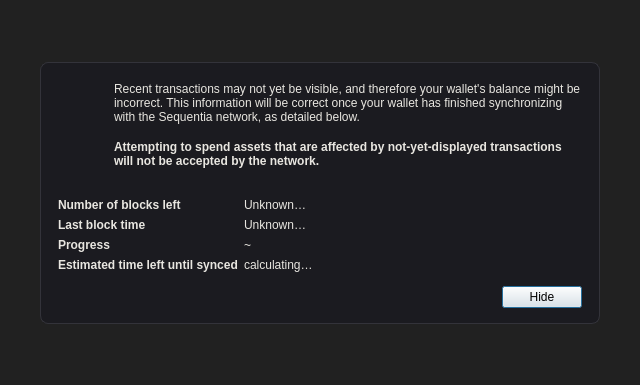
<?xml version="1.0" encoding="UTF-8"?>
<ui version="4.0">
 <class>ModalOverlay</class>
 <widget class="QWidget" name="ModalOverlay">
  <property name="geometry">
   <rect>
    <x>0</x>
    <y>0</y>
    <width>640</width>
    <height>385</height>
   </rect>
  </property>
  <property name="windowTitle">
   <string>Form</string>
  </property>
  <layout class="QVBoxLayout" name="verticalLayout" stretch="0">
   <property name="sizeConstraint">
    <enum>QLayout::SetDefaultConstraint</enum>
   </property>
   <property name="leftMargin">
    <number>0</number>
   </property>
   <property name="topMargin">
    <number>0</number>
   </property>
   <property name="rightMargin">
    <number>0</number>
   </property>
   <property name="bottomMargin">
    <number>0</number>
   </property>
   <item>
    <widget class="QWidget" name="bgWidget" native="true">
     <property name="styleSheet">
      <string notr="true">#bgWidget { background: rgba(0,0,0,220); }</string>
     </property>
     <layout class="QVBoxLayout" name="verticalLayoutMain" stretch="1,0,1">
      <property name="leftMargin">
       <number>26</number>
      </property>
      <property name="topMargin">
       <number>26</number>
      </property>
      <property name="rightMargin">
       <number>26</number>
      </property>
      <property name="bottomMargin">
       <number>26</number>
      </property>
      <item>
       <spacer name="verticalSpacerTop">
        <property name="orientation">
         <enum>Qt::Vertical</enum>
        </property>
        <property name="sizeHint" stdset="0">
         <size>
          <width>20</width>
          <height>10</height>
         </size>
        </property>
       </spacer>
      </item>
      <item alignment="Qt::AlignHCenter">
       <widget class="QWidget" name="contentWidget" native="true">
        <property name="minimumSize">
         <size>
          <width>560</width>
          <height>0</height>
         </size>
        </property>
        <property name="maximumSize">
         <size>
          <width>560</width>
          <height>16777215</height>
         </size>
        </property>
        <property name="styleSheet">
         <string notr="true">#contentWidget { background: #1b1b20; border: 1px solid #33333a; border-radius: 8px; }

QLabel { color: #e8e6e0; background: transparent; }</string>
        </property>
        <layout class="QVBoxLayout" name="verticalLayoutSub" stretch="0,0,0,0">
         <property name="spacing">
          <number>4</number>
         </property>
         <property name="leftMargin">
          <number>18</number>
         </property>
         <property name="topMargin">
          <number>16</number>
         </property>
         <property name="rightMargin">
          <number>18</number>
         </property>
         <property name="bottomMargin">
          <number>16</number>
         </property>
         <item>
          <layout class="QHBoxLayout" name="horizontalLayoutIconText" stretch="0,1">
           <property name="spacing">
            <number>16</number>
           </property>
           <property name="topMargin">
            <number>4</number>
           </property>
           <item>
            <layout class="QVBoxLayout" name="verticalLayoutIcon">
             <property name="leftMargin">
              <number>0</number>
             </property>
             <item>
              <widget class="QPushButton" name="warningIcon">
               <property name="enabled">
                <bool>false</bool>
               </property>
               <property name="text">
                <string/>
               </property>
               <property name="icon">
                <iconset>
                 <normaloff>:/icons/warning</normaloff>
                 <disabledoff>:/icons/warning</disabledoff>:/icons/warning</iconset>
               </property>
               <property name="iconSize">
                <size>
                 <width>48</width>
                 <height>48</height>
                </size>
               </property>
               <property name="flat">
                <bool>true</bool>
               </property>
              </widget>
             </item>
             <item>
              <spacer name="verticalSpacerWarningIcon">
               <property name="orientation">
                <enum>Qt::Vertical</enum>
               </property>
               <property name="sizeHint" stdset="0">
                <size>
                 <width>20</width>
                 <height>8</height>
                </size>
               </property>
              </spacer>
             </item>
            </layout>
           </item>
           <item>
            <layout class="QVBoxLayout" name="verticalLayoutInfoText">
             <property name="leftMargin">
              <number>0</number>
             </property>
             <property name="topMargin">
              <number>0</number>
             </property>
             <item>
              <widget class="QLabel" name="infoText">
               <property name="text">
                <string>Recent transactions may not yet be visible, and therefore your wallet's balance might be incorrect. This information will be correct once your wallet has finished synchronizing with the Sequentia network, as detailed below.</string>
               </property>
               <property name="textFormat">
                <enum>Qt::RichText</enum>
               </property>
               <property name="wordWrap">
                <bool>true</bool>
               </property>
              </widget>
             </item>
             <item>
              <widget class="QLabel" name="infoTextStrong">
               <property name="font">
                <font>
                 <weight>75</weight>
                 <bold>true</bold>
                </font>
               </property>
               <property name="text">
                <string>Attempting to spend assets that are affected by not-yet-displayed transactions will not be accepted by the network.</string>
               </property>
               <property name="textFormat">
                <enum>Qt::RichText</enum>
               </property>
               <property name="wordWrap">
                <bool>true</bool>
               </property>
              </widget>
             </item>
             <item>
              <spacer name="verticalSpacerInTextSpace">
               <property name="orientation">
                <enum>Qt::Vertical</enum>
               </property>
               <property name="sizeHint" stdset="0">
                <size>
                 <width>20</width>
                 <height>8</height>
                </size>
               </property>
              </spacer>
             </item>
            </layout>
           </item>
          </layout>
         </item>
         <item>
          <spacer name="verticalSpacerAfterText">
           <property name="orientation">
            <enum>Qt::Vertical</enum>
           </property>
           <property name="sizeHint" stdset="0">
            <size>
             <width>20</width>
             <height>8</height>
            </size>
           </property>
          </spacer>
         </item>
         <item>
          <layout class="QFormLayout" name="formLayout">
           <property name="fieldGrowthPolicy">
            <enum>QFormLayout::AllNonFixedFieldsGrow</enum>
           </property>
           <property name="horizontalSpacing">
            <number>6</number>
           </property>
           <property name="verticalSpacing">
            <number>6</number>
           </property>
           <property name="topMargin">
            <number>10</number>
           </property>
           <item row="0" column="0">
            <widget class="QLabel" name="labelNumberOfBlocksLeft">
             <property name="font">
              <font>
               <weight>75</weight>
               <bold>true</bold>
              </font>
             </property>
             <property name="text">
              <string>Number of blocks left</string>
             </property>
            </widget>
           </item>
           <item row="0" column="1">
            <widget class="QLabel" name="numberOfBlocksLeft">
             <property name="text">
              <string>Unknown…</string>
             </property>
            </widget>
           </item>
           <item row="1" column="0">
            <widget class="QLabel" name="labelLastBlockTime">
             <property name="font">
              <font>
               <weight>75</weight>
               <bold>true</bold>
              </font>
             </property>
             <property name="text">
              <string>Last block time</string>
             </property>
            </widget>
           </item>
           <item row="1" column="1">
            <widget class="QLabel" name="newestBlockDate">
             <property name="sizePolicy">
              <sizepolicy hsizetype="Maximum" vsizetype="Preferred">
               <horstretch>0</horstretch>
               <verstretch>0</verstretch>
              </sizepolicy>
             </property>
             <property name="text">
              <string>Unknown…</string>
             </property>
            </widget>
           </item>
           <item row="2" column="0">
            <widget class="QLabel" name="labelSyncDone">
             <property name="font">
              <font>
               <weight>75</weight>
               <bold>true</bold>
              </font>
             </property>
             <property name="text">
              <string>Progress</string>
             </property>
            </widget>
           </item>
           <item row="2" column="1">
            <layout class="QHBoxLayout" name="horizontalLayoutSync" stretch="0,1">
             <item>
              <widget class="QLabel" name="percentageProgress">
               <property name="text">
                <string notr="true">~</string>
               </property>
              </widget>
             </item>
            </layout>
           </item>
           <item row="3" column="0">
            <widget class="QLabel" name="labelEstimatedTimeLeft">
             <property name="font">
              <font>
               <weight>75</weight>
               <bold>true</bold>
              </font>
             </property>
             <property name="text">
              <string>Estimated time left until synced</string>
             </property>
            </widget>
           </item>
           <item row="3" column="1">
            <widget class="QLabel" name="expectedTimeLeft">
             <property name="text">
              <string>calculating…</string>
             </property>
            </widget>
           </item>
          </layout>
         </item>
         <item>
          <layout class="QHBoxLayout" name="horizontalLayoutButtons">
           <property name="leftMargin">
            <number>10</number>
           </property>
           <property name="topMargin">
            <number>10</number>
           </property>
           <item>
            <spacer name="horizontalSpacer">
             <property name="orientation">
              <enum>Qt::Horizontal</enum>
             </property>
             <property name="sizeHint" stdset="0">
              <size>
               <width>40</width>
               <height>20</height>
              </size>
             </property>
            </spacer>
           </item>
           <item>
            <widget class="QPushButton" name="closeButton">
             <property name="text">
              <string>Hide</string>
             </property>
             <property name="shortcut">
              <string>Esc</string>
             </property>
             <property name="focusPolicy">
              <enum>Qt::StrongFocus</enum>
             </property>
             <property name="default">
              <bool>true</bool>
             </property>
            </widget>
           </item>
          </layout>
         </item>
        </layout>
       </widget>
      </item>
      <item>
       <spacer name="verticalSpacerBottom">
        <property name="orientation">
         <enum>Qt::Vertical</enum>
        </property>
        <property name="sizeHint" stdset="0">
         <size>
          <width>20</width>
          <height>10</height>
         </size>
        </property>
       </spacer>
      </item>
     </layout>
    </widget>
   </item>
  </layout>
 </widget>
 <resources/>
 <connections/>
</ui>
